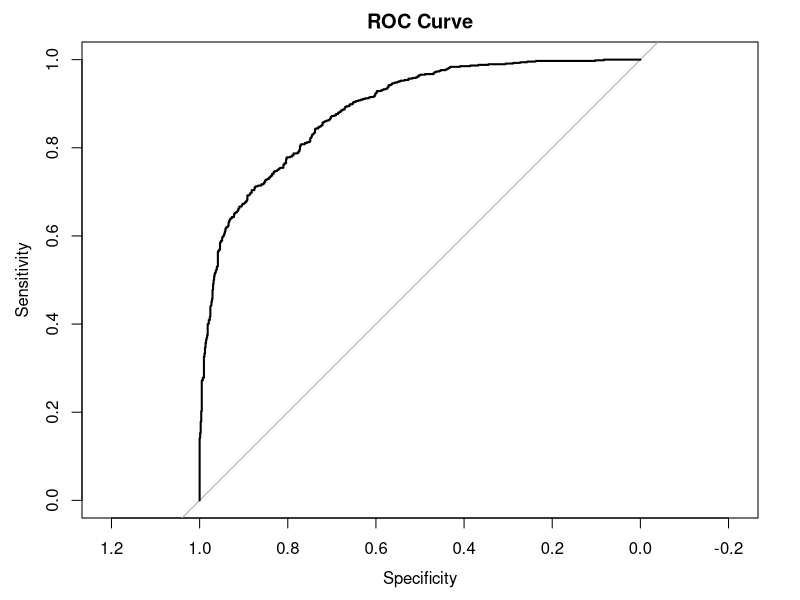

Source code (R): (Note: a time limit stopped this script after it produced the figure.)
#load libraries

library(mgcv)
library(ggplot2)
library(pROC)
library(scales)

####

setwd("..")  # Set your project root as the working directory

####

# log10_trans() function
log10_trans <- function() {
  trans <- function(x) log10(x)
  inv <- function(x) 10^x
  scales::trans_new(
    name = "log10",
    transform = trans,
    inverse = inv,
    breaks = scales::extended_breaks(),
    minor_breaks = scales::log_breaks(),
    domain = c(1e-100, Inf)
  )
}

# load Data

####
Data=read.csv("data/datafrob.csv")
x=c("bio1","bio12","tconmean","lenferr","lenroadr","shdi","popde","urbr","popdi","numazr","redre","coorx","coory")
var.names=c("bio1","bio12","tconmean","lenferr","lenroadr","shdi","popde","urbr","popdi","numazr","redre","coorx","coory")
n=nrow(Data)
n0=sum(Data$fnat==0)
p = length(var.names) # Number of covariates

Data$nonzerofnat=ifelse(Data$fnat == 0, 0, 1)
Data$nonzerofnat=as.integer(Data$nonzerofnat)

names(Data)

##########################################
Binomial_GAM_W_nat  <- gam(nonzerofnat ~ s(bio1,bs="cr") +  s(bio12,bs="cr")  +  
                       s(tconmean,bs="cr") + s(lenferr,bs="cr") +  
                       s(lenroadr,bs="cr")  +  s(shdi,bs="cr")  + s(popde,bs="cr")+s(urbr,bs="cr")+s(popdi,bs="cr")+s(numazr,bs="cr")+s(redre,bs="cr")+s(coorx,coory, bs = "gp", m = 2),weights=areagis_ha/mean(areagis_ha),                    
                     data=Data,family= binomial(link="logit"),method="REML")

summary(Binomial_GAM_W_nat)

# 1. Calculate Predicted Probabilities
predicted_probs <- predict(Binomial_GAM_W_nat, type = "response")  # Replace 'Model' with your GAM model

# 2. Calculate AUC
roc_obj <- roc(Data$nonzerofnat, predicted_probs)  # Replace 'Data' with your dataset

# Display AUC
auc_value <- auc(roc_obj)
cat("AUC:", auc_value, "\n")

# 3. Create ROC Curve (optional)
plot(roc_obj, main = "ROC Curve")

# give predicted value for bio1 

# Create a data frame with the desired values
new_data <- data.frame(
  bio1 = 6,                    # Set bio1 to the desired value
  bio12 = median(Data$bio12),  # Set other variables to their medians
  tconmean = median(Data$tconmean),
  lenferr = median(Data$lenferr),
  lenroadr = median(Data$lenroadr),
  shdi = median(Data$shdi),
  popde = median(Data$popde),
  urbr = median(Data$urbr),
  popdi = median(Data$popdi),
  numazr = median(Data$numazr),
  redre = median(Data$redre),
  coorx = median(Data$coorx),
  coory = median(Data$coory)
)

# Predict and Produce confidence intervals for the specific value of bio1
Preds_nzero_specific <- predict(Binomial_GAM_W_nat, newdata = new_data, type = "link", se = TRUE, unconditional = TRUE)
fit.link_specific <- Preds_nzero_specific$fit
se_specific <- Preds_nzero_specific$se
CI.L_specific <- fit.link_specific - 1.96 * se_specific # Lower limit of the 95% confidence interval
CI.R_specific <- fit.link_specific + 1.96 * se_specific # Upper limit of the 95% confidence interval

# Transform the link value back to the original scale (probability)
predicted_probability_specific <- exp(fit.link_specific) / (1 + exp(fit.link_specific))
CI.L_prob_specific <- exp(CI.L_specific) / (1 + exp(CI.L_specific))
CI.R_prob_specific <- exp(CI.R_specific) / (1 + exp(CI.R_specific))

# Create a data frame with the predicted value and confidence intervals
specific_prediction_df <- data.frame(
  Predicted = predicted_probability_specific,
  CI_Lower = CI.L_prob_specific,
  CI_Upper = CI.R_prob_specific
)

# Print or inspect the specific_prediction_df
print(specific_prediction_df)

num_repetitions <- 30  # You can adjust this as needed

# Initialize a vector to store AUC values
auc_values <- numeric(num_repetitions)

# Perform the procedure multiple times
for (i in 1:num_repetitions) {
  # Step 1: Create a random train-test split (75% train, 25% test)
  set.seed(i)  # Set a random seed for reproducibility
  sample_indices <- sample(nrow(Data), nrow(Data) * 0.75)
  train_data <- Data[sample_indices, ]
  test_data <- Data[-sample_indices, ]
  
  # Step 2: Fit the model M1 to the training data (adjust your model formula as needed)
  M1 <- gam(nonzerofnat ~ s(bio1,bs="cr") +  s(bio12,bs="cr")  +  
              s(tconmean,bs="cr") + s(lenferr,bs="cr") +  
              s(lenroadr,bs="cr")  +  s(shdi,bs="cr")  + s(popde,bs="cr")+s(urbr,bs="cr")+s(popdi,bs="cr")+s(numazr,bs="cr")+s(redre,bs="cr")+s(coorx,coory, bs = "gp", m = 2),                    
            data=train_data,family= binomial(link="logit"),method="REML",weights=areagis_ha/mean(areagis_ha))
  
  # Step 3: Use the fitted model to predict responses in the test data
  predicted_probs <- predict(M1, newdata = test_data, type = "response")
  
  # Step 4: Calculate the AUC and store it in the vector
  roc_obj <- roc(test_data$nonzerofnat, predicted_probs)
  auc_values[i] <- auc(roc_obj)
}

# Calculate the mean AUC value and assess predictive ability
mean_auc <- mean(auc_values)

##################################################################
# prepare for plotting all significant variables (excluding coorx,coory)

# Assuming Binomial_GAM_W_nat is your GAM model
model_summary <- summary(Binomial_GAM_W_nat)

# Extract the p-values of the smooth terms
smooth_terms_pvalues <- model_summary$s.table[, "p-value"]

# Define a significance level, e.g., 0.05
significance_level <- 0.05

# Identify significant variables
significant_vars <- names(which(smooth_terms_pvalues < significance_level))

# Remove 's()', 'coorx' and 'coory' from the names
significant_vars <- gsub("s\\((.*?)\\)", "\\1", significant_vars)
significant_vars <- setdiff(significant_vars, c("coorx,coory"))

# Initialize lists for storing plot data
gg_x <- list()
gg_original <- list()

# Number of data points for prediction
nn <- 3 * 10^4

# Create a baseline data frame with median values for all predictors
# Including 'coorx' and 'coory' as they are required for the model prediction
all_vars <- setdiff(names(Data), "nonzerofnat")
baseline_data <- as.data.frame(lapply(Data[, all_vars], median))

# Loop over significant variables
for (var in significant_vars) {
  # Create a copy of the baseline data for modification
  R <- baseline_data[rep(1, nn), ]
  
  # Replace the column of the significant variable with a sequence across its range
  a <- quantile(Data[, var], 0.001)
  b <- quantile(Data[, var], 0.999)
  R[, var] <- seq(a, b, length.out = nn)
  
  # Predict and produce confidence intervals
  Preds_nzero <- predict(Binomial_GAM_W_nat, newdata = R, type = "link", se = T, unconditional = T) 
  fit.link <- Preds_nzero$fit 
  se <- Preds_nzero$se  
  CI.L <- fit.link - 2 * se 
  CI.R <- fit.link + 2 * se 
  CI <- cbind(fit.link, CI.L, CI.R) 
  CI <- exp(CI) / (1 + exp(CI)) # Convert to probabilities
  colnames(CI) <- c("Predictions", "CI_L", "CI_R")
  
  # Store data for plotting
  gg_x[[var]] <- data.frame(cbind(CI, x = R[, var]), var = rep(var, nn))
  
  # Original data for rug plots
  I <- Data[, var] > a & Data[, var] < b
  gg_original[[var]] <- data.frame(x = Data[I, var], y = Data[I, "nonzerofnat"], var = rep(var, sum(I)))
}

# Combine data for facets
ggg_x <- do.call(rbind, gg_x)
ggg_original <- do.call(rbind, gg_original)

# Plot via ggplot2
# Further decrease the size of the overall graph
pdf("Binomial_GAM_nat.pdf", width = 6, height = 6) # Fig. 5

# Adjust font sizes
base_font_size <- 14  # Base font size, adjust as needed

ggplot(ggg_x, aes(x = x, y = Predictions, group = var)) +
  geom_rug(data = filter(ggg_original, y == 0), aes(x = x, y = y), color = "gray75", size = 0.15, alpha = 0.5, sides = "b") +
  geom_rug(data = filter(ggg_original, y == 1), aes(x = x, y = y), color = "gray75", size = 0.15, alpha = 0.5, sides = "t") +
  geom_ribbon(aes(ymin = CI_L, ymax = CI_R), fill = "goldenrod", alpha = 0.5) +
  geom_line(aes(x = x, y = Predictions), col = "black", size = 0.5) +
  ylab(expression(paste("Probability of ", ~f[nat] > 0, sep = ""))) +
  xlab("") +
  theme_bw(base_size = base_font_size) +
  theme(legend.background = element_rect(fill = "white"),
        legend.key = element_rect(fill = "white", color = "white"),
        plot.background = element_rect(fill = "white"),
        legend.position = "none",
        axis.title.y = element_text(vjust = 0.1, margin = margin(0, 10, 0, 0)),
        axis.title.x = element_text(vjust = -0.25),
        axis.text = element_text(size = base_font_size),
        axis.title = element_text(size = base_font_size),
        strip.text = element_text(size = base_font_size),
        plot.margin = margin(2, 2, 2, 2, "mm"),  # Reduce plot margins
        panel.spacing = unit(1, "mm")) +  # Reduce spacing between panels
  facet_wrap(~var, scales = "free_x", ncol = 2, labeller = label_parsed, strip.position = "bottom") 
dev.off()


####

#
#######################################################################################
#######################################################################################
## The Second Stage
### 2) Model  fnat when fnat > 0 throug Beta_GAM with logistic link
###
r <- 35
Beta_GAM_W_nat    <- gam(fnat ~ s(bio1,bs="cr",k=r) +  s(bio12,bs="cr",k=r)  +  s(tconmean,bs="cr",k=r) + 
                           s(lenferr,bs="cr",k=r) +
                           s(lenroadr,bs="cr",k=r)  +  s(shdi,bs="cr",k=r)   +  s(popde,bs="cr",k=r) + s(urbr,bs="cr",k=r)+s(popdi,bs="cr",k=r)+
                           s(numazr,bs="cr",k=r)+s(redre,bs="cr",k=r)+s(coorx,coory, bs = "gp", m = 2),weights=areagis_ha/mean(areagis_ha),
                         subset=fnat>0,data=Data,family=betar(link="logit"),method="REML")

summary(Beta_GAM_W_nat)

###########################

###########################
##

# prepare for plotting all significant variables (excluding coorx,coory)

model_summary <- summary(Beta_GAM_W_nat)

# Extract the p-values of the smooth terms
smooth_terms_pvalues <- model_summary$s.table[, "p-value"]

# Define a significance level, e.g., 0.05
significance_level <- 0.05

# Identify significant variables
significant_vars <- names(which(smooth_terms_pvalues < significance_level))

# Remove 's()', 'coorx' and 'coory' from the names
significant_vars <- gsub("s\\((.*?)\\)", "\\1", significant_vars)
significant_vars <- setdiff(significant_vars, c("coorx,coory"))

# Initialize lists for storing plot data
gg_x <- list()
gg_original <- list()

# Number of data points for prediction
nn <- 3 * 10^4

# Create a baseline data frame with median values for all predictors
# Including 'coorx' and 'coory' as they are required for the model prediction
all_vars <- setdiff(names(Data), "fnat")
baseline_data <- as.data.frame(lapply(Data[, all_vars], median))

# Loop over significant variables
for (var in significant_vars) {
  # Create a copy of the baseline data for modification
  R <- baseline_data[rep(1, nn), ]
  
  # Replace the column of the significant variable with a sequence across its range
  a <- quantile(Data[, var], 0.001)
  b <- quantile(Data[, var], 0.999)
  R[, var] <- seq(a, b, length.out = nn)
  #
  # Predict and Produce confidence intervals:
  #
  Preds_frob  <- predict(Beta_GAM_W_nat,newdata = R,type="link",se=T,unconditional=T) 
  fit.link    <- Preds_frob$fit 
  se          <- Preds_frob$se 
  CI.L        <- fit.link-2*se 
  CI.R        <- fit.link+2*se 
  CI          <- cbind(fit.link,CI.L,CI.R) 
  CI          <- exp(CI)/(1+exp(CI)) # The first column corresponds to the estimated average of fnat when fnat > 0
  colnames(CI) <- c("Predictions","CI_L","CI_R")
  # Store data for plotting
  gg_x[[var]] <- data.frame(cbind(CI, x = R[, var]), var = rep(var, nn))
  
  # Original data for rug plots
  I <- Data[, var] > a & Data[, var] < b
  gg_original[[var]] <- data.frame(x = Data[I, var], y = Data[I, "fnat"], var = rep(var, sum(I)))
}

# Combine data for facets
ggg_x <- do.call(rbind, gg_x)
ggg_original <- do.call(rbind, gg_original)

# Plot via ggplot2

pdf("Beta_GAM_nat.pdf", width = 6, height = 6) # Fig. 7

# Increase font sizes for better readability
base_font_size <- 14  # Base font size, adjust as needed

ggplot(ggg_x, aes(x = x, y = Predictions, group = var)) +
  geom_hex(data = ggg_original, fill = "gray75", size = 0.15, alpha = 0.5, bins = 75,
           aes(x = x, y = y, alpha = ..count..)) +
  scale_alpha_continuous(trans = log10_trans()) +
  geom_ribbon(aes(ymin = CI_L, ymax = CI_R), fill = "goldenrod", alpha = 0.5) +
  geom_line(col = "black", size = 0.5) +
  ylab(expression(paste("Average of ", ~f[nat], " given that ", ~f[nat] > 0, sep = ""))) +
  xlab("") +
  scale_x_continuous(breaks = scales::pretty_breaks(n = 4)) +
  theme_bw(base_size = base_font_size) +
  theme(legend.background = element_rect(fill = "white"),
        legend.key = element_rect(fill = "white", color = "white"),
        plot.background = element_rect(fill = "white"),
        legend.position = "none",
        axis.title.y = element_text(vjust = 0.1, margin = margin(0, 10, 0, 0)),
        axis.title.x = element_text(vjust = -0.25),
        axis.text = element_text(size = base_font_size),
        axis.title = element_text(size = base_font_size),
        strip.text = element_text(size = base_font_size),
        plot.margin = margin(2, 2, 2, 2, "mm"),
        panel.spacing = unit(1, "mm")) +
  facet_wrap(~var, scales = "free_x", ncol = 2, labeller = label_parsed, strip.position = "bottom")
dev.off()


###############################

### Hurdle model:Putting things together
###
### Fitted values:
####
#### Produce hurdle plots, using delta method
#### 

###########################
# prepare for plotting

# Function to extract significant variables from GAM model summary
extract_significant_vars <- function(model_summary) {
  # Extract the p-values of the smooth terms
  smooth_terms_pvalues <- model_summary$s.table[, "p-value"]
  
  # Define a significance level, e.g., 0.05
  significance_level <- 0.05
  
  # Identify significant variables
  significant_vars <- names(which(smooth_terms_pvalues < significance_level))
  
  # Remove 's()', 'coorx' and 'coory' from the names
  significant_vars <- gsub("s\\((.*?)\\)", "\\1", significant_vars)
  significant_vars <- setdiff(significant_vars, c("coorx,coory"))
  
  return(significant_vars)
}

# Extract significant variables from both models
significant_vars_beta <- extract_significant_vars(summary(Beta_GAM_W_nat))
significant_vars_binomial <- extract_significant_vars(summary(Binomial_GAM_W_nat))

# Combine and get unique list of significant variables from both models
all_significant_vars <- unique(c(significant_vars_beta, significant_vars_binomial))


#### 
gg          <-list()
gg_x        <- list()
gg_original <-list()
for(i in 1:p){
  nn     = 3*10^4+1; 
  R      = matrix(apply(Data[,x],2,median),nrow=1); 
  R      = R%x% rep(1,nn);colnames(R) = x; 
  R      = as.data.frame(R)
  a      = quantile(Data[,x[i]],0.001); b= quantile(Data[,x[i]],0.999); I = Data[,x[i]] > a & Data[,x[i]] < b
  R[,i]  = seq(a,b,length=nn)
  #
  fit_Binomial = predict(Binomial_GAM_W_nat,newdata=R,type="response",se=T,unconditional=T) 
  fit_Beta     = predict(Beta_GAM_W_nat,newdata=R,type="response",se=T,unconditional=T)     
  mu_Binomial  = fit_Binomial$fit
  mu_Beta      = fit_Beta$fit
  se_Binomial  = fit_Binomial$se 
  se_Beta      = fit_Beta$se
  ##
  mu_Hurdle    = mu_Binomial*mu_Beta
  se_Hurdle    = sqrt(se_Binomial^2*mu_Beta^2  + mu_Binomial^2*se_Beta^2 + se_Binomial^2*se_Beta^2)
  ## 
  phi <- Beta_GAM_W_nat$family$getTheta(TRUE)
  sd.y       <-  sqrt(mu_Binomial*(mu_Beta*(1-mu_Beta)/(1+phi) + (1-mu_Binomial)*mu_Beta^2))
  #
  CI.L        <- mu_Hurdle-2*se_Hurdle 
  CI.R        <- mu_Hurdle+2*se_Hurdle 
  CI          <- cbind(mu_Hurdle,CI.L,CI.R,sd.y) 
  colnames(CI) <- c("Predictions","CI_L","CI_R","SD")
  ##
  gg_x[[i]] <- data.frame(cbind(CI,x=R[,i]),var = rep(var.names[i],nn))
  gg_original[[i]] <- data.frame(x=Data[I,x[i]],y=Data[I,"fnat"],var = rep(var.names[i],sum(I)))
}        

# put altogether for facets
ggg_x<-c()
for(i in 1:p){
  ggg_x <- rbind(ggg_x,gg_x[[i]])
}  
ggg_original <- c()
for(i in 1:p){
  ggg_original <- rbind(ggg_original,gg_original[[i]])
}  


# Plot
pdf("Hurdle_GAM_nat.pdf", width = 6, height = 6)  # Adjust the PDF size # Fig. S2

# Increase font sizes for better readability
base_font_size <- 12  # Base font size, adjust as needed

ggplot(ggg_x[ggg_x$var %in% all_significant_vars, ], aes(x = x, y = Predictions, group = var, fill = var)) +
  geom_hex(data = ggg_original[ggg_original$var %in% all_significant_vars, ], fill = "gray75", size = 0.15, alpha = 0.5, bins = 75, aes(x = x, y = y, alpha = ..count..)) +
  geom_line(aes(x = x, y = SD), size = 0.5, color = "darkgreen") +
  geom_ribbon(aes(ymin = CI_L, ymax = CI_R), fill = "goldenrod", alpha = 0.5) +
  geom_line(color = "black", size = 0.5) +
  ylab(expression(paste(~f[nat], sep = ""))) +
  xlab("") +
  theme(legend.background = element_rect(fill = "white"),
        legend.key = element_rect(fill = "white", color = "white"),
        plot.background = element_rect(fill = "white"),
        legend.position = "none",
        axis.title.y = element_text(vjust = 0.1, margin = margin(0, 10, 0, 0)),
        axis.title.x = element_text(vjust = -0.25),
        axis.text = element_text(size = base_font_size),
        axis.title = element_text(size = base_font_size),
        strip.text = element_text(size = base_font_size),
        plot.margin = margin(2, 2, 2, 2, "mm"),
        panel.spacing = unit(1, "mm"),
        # Modify the panel background and border
        panel.background = element_rect(fill = "white", color = "black"),  # White background, black border
        panel.grid.major = element_line(color = "gray75", size = 0.15),  # Set grid color and size
        panel.grid.minor = element_line(color = "gray75", size = 0.15),  # Set grid color and size
        panel.border = element_rect(fill = NA, color = "black"),  # Black border around the panel
        strip.background = element_rect(fill = "lightgray", color = "black")) +  # Lighter grey background with a black border for the variable name panel
  facet_wrap(~var, scales = "free_x", ncol = 2, labeller = label_parsed, strip.position = "bottom") +
  scale_y_continuous(expand = c(0, 0), breaks = seq(0, 1, by = 0.25))  # Set limits from 0 to 1

dev.off()


####

# Function to extract chi-square statistics, edf, and calculate p-values for smooth terms
extract_gam_info <- function(model) {
  s_table <- summary(model)$s.table
  chi_sq <- s_table[, "Chi.sq"]
  edf <- s_table[, "edf"]
  # Calculate p-values from chi-square statistics and edf
  p_values <- 1 - pchisq(chi_sq, df = edf)
  return(list(chi_sq = chi_sq, edf = edf, p_values = p_values))
}

# Define the function to filter significant variables

filter_significant <- function(info, threshold = 0.05) {
  # Extract p-values
  p_values <- info$p_values
  
  # Identify significant terms
  significant_vars <- names(p_values)[p_values < threshold]
  
  return(significant_vars)
}

# Extract and filter information from both models
info_M1 <- extract_gam_info(Binomial_GAM_W_nat)
significant_vars_M1 <- filter_significant(info_M1)
info_M2 <- extract_gam_info(Beta_GAM_W_nat)
significant_vars_M2 <- filter_significant(info_M2)

# Combine significant variables from both models
significant_vars <- unique(c(significant_vars_M1, significant_vars_M2))

# Function to create a results dataframe with only significant variables
create_results_df <- function(info, model_name, significant_vars) {
  data.frame(
    Model = model_name,
    Predictor = names(info$chi_sq)[names(info$chi_sq) %in% significant_vars],
    Chi_Square = info$chi_sq[names(info$chi_sq) %in% significant_vars],
    EDF = info$edf[names(info$edf) %in% significant_vars],
    P_Value = info$p_values[names(info$p_values) %in% significant_vars]
  )
}

# Create results dataframes for significant variables of both models
results_M1 <- create_results_df(info_M1, "Binomial_GAM_W_nat", significant_vars)
results_M2 <- create_results_df(info_M2, "Beta_GAM_W_nat", significant_vars)

# Combine chi-square statistics and subtract sum of edf
combined_chi_sq <- info_M1$chi_sq + info_M2$chi_sq
degrees_of_freedom <- info_M1$edf + info_M2$edf
adjusted_stats <- combined_chi_sq - degrees_of_freedom

# Create combined results dataframe
combined_results <- data.frame(
  Predictor = names(adjusted_stats),
  Combined_Chi_Square = adjusted_stats
)

# Print results
print("Results
for Binomial_GAM_W_nat:")
print(results_M1)
print("Results for Beta_GAM_W_nat:")
print(results_M2)
print("Combined Results for Both Models:")
print(combined_results)


# Combine the row names and chi-square values for plotting
plot_data <- rbind(
  data.frame(Model = "Binomial", Variable = rownames(results_M1), Chi_Square = results_M1$Chi_Square),
  data.frame(Model = "Beta", Variable = rownames(results_M2), Chi_Square = results_M2$Chi_Square),
  data.frame(Model = "Hurdle", Variable = rownames(combined_results), Chi_Square = combined_results$Combined_Chi_Square)
)

# Clean variable names by removing "s()" or similar prefixes
clean_variable_name <- function(name) {
  gsub("s\\((.*?)\\)", "\\1", name)
}
plot_data$Variable <- sapply(plot_data$Variable, clean_variable_name)

# Specify the order of facets
plot_data$Model <- factor(plot_data$Model, levels = c("Binomial", "Beta", "Hurdle"))

# Sort the data by Combined_Chi_Square in descending order
plot_data <- plot_data[order(plot_data$Model, -plot_data$Chi_Square), ]


# retain only significant variables from the models
plot_data <- plot_data[plot_data$Variable %in% c(all_significant_vars, "coorx,coory"), ]

# plot

p <- ggplot(plot_data, aes(x = Chi_Square, y = reorder(Variable, Chi_Square))) +
  geom_bar(stat = "identity", fill = "goldenrod", color = "black", alpha = 0.5) +
  facet_wrap(~ Model, scales = "free_x") +
  labs(x = element_text("Test statistic", size = 14)) +  # Modify the size here
  theme_minimal() +
  theme(strip.background = element_blank(),
        strip.text = element_text(face = "bold", size = 14),
        axis.title.y = element_blank(),
        axis.text.y = element_text(size = 14),
        axis.text.x = element_text(size = 14),
        panel.spacing = unit(0.5, "lines"),
        panel.background = element_rect(fill = "white"),
        panel.grid.major = element_line(color = "grey"),
        panel.grid.minor = element_blank(),
        plot.background = element_rect(fill = "white"),
        plot.margin = margin(10, 10, 10, 10)) +
  theme(plot.title = element_text(hjust = 0.5))

# Define the file path and name for the plot
file_path <- "Wald_nat.png" # Fig. 9

# Save the plot to the specified file path
ggsave(filename = file_path, plot = p, device = "png", width = 15, height = 6)

# Print a message confirming the save
cat("Plot saved to:", file_path, "\n")
